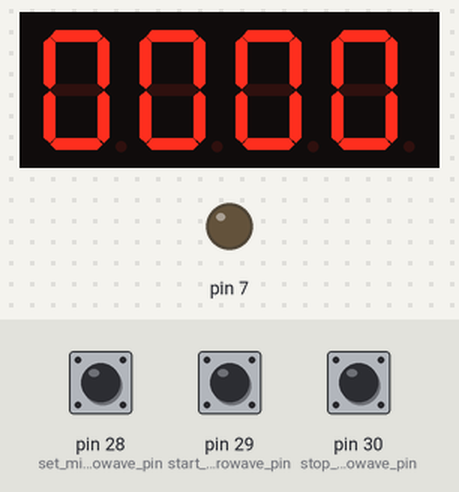
A sketch run on a simulated Arduino Mega 2560, built with avr-gcc and run on an emulated ATmega2560. Shown: 4-digit seven-segment display, output pins drawn as LEDs (lit = HIGH). Wiring (inferred from the names in the program): 4-digit 7-segment display, segments lit when LOW: segments pin 0, pin 1, pin 2, pin 3, pin 4, pin 5, pin 6; digit selects pin 24, pin 25, pin 26, pin 27. The test bench sets the inputs (shaded band); at power-on: pin 28 (set_microwave_pin) HIGH, pin 29 (start_microwave_pin) HIGH, pin 30 (stop_microwave_pin) HIGH. The segment pins are drawn as the display they are named for; pins used as bus, display or sensor lines are not drawn.

Above: at 1.2 s.
1.3 s: pin 28 (set_microwave_pin) pulled LOW for 0.15 s
At 2.3 s:
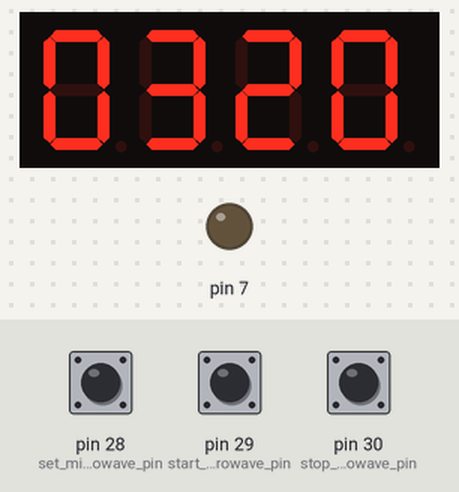
2.9 s: pin 29 (start_microwave_pin) pulled LOW for 0.15 s
At 4.9 s:
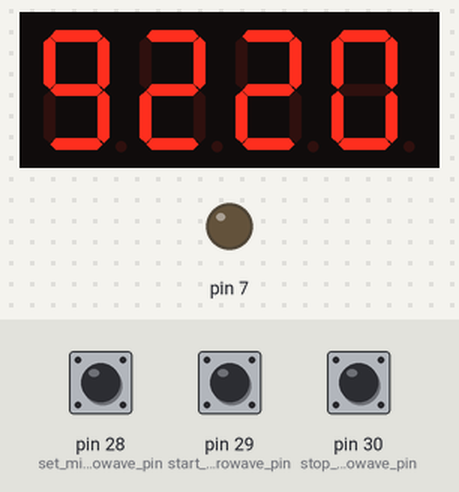
Timing chart, 0 to 6.4 s (numbered marks = the images above; inputs shaded):
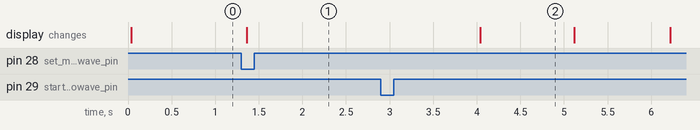

The sketch:

microwave.ino
```cpp
int a = 0;
int b = 1;
int c = 2;
int d = 3;
int e = 4;
int f = 5;
int g = 6;
int counter = 0;
int direct = 0;
int set_microwave_pin = 28;
int start_microwave_pin = 29;
int stop_microwave_pin = 30;
int microwave_status = 0;
int microwave_time = 0;
// the setup function runs once when you press reset or power the board
void setup() {
  // wybor cyfry
  pinMode(24,OUTPUT);
  pinMode(25,OUTPUT);
  pinMode(26,OUTPUT);
  pinMode(27,OUTPUT);
  //wybor segmentu
  pinMode(0, OUTPUT);
  pinMode(1, OUTPUT);
  pinMode(2, OUTPUT);
  pinMode(3, OUTPUT);
  pinMode(4, OUTPUT);
  pinMode(5, OUTPUT);
  pinMode(6, OUTPUT);
  pinMode(7, OUTPUT);
  //przycisk
  pinMode(28,INPUT_PULLUP);
  pinMode(29,INPUT_PULLUP);
  pinMode(30,INPUT_PULLUP);

}

// the loop function runs over and over again forever
void loop() {
  switch(microwave_status){
    case 0:
      set_time();
      run_microwave();
      intdisplay(microwave_time);
      break;
     case 1:
     int stop_status = 0;
       for(int i= 0; i < 230; i++){
         if(stop_microwave() == 1){
           stop_status = 1;
           microwave_time = 0;
           break;
         }
           intdisplay(microwave_time);
       }
       if(stop_status == 1){
         break;
       }
       microwave_time--;
       if(microwave_time == 0){
         microwave_status = 0;
       }
       break;
  }
}

void set_time(){
  int pressed = 0;
    if(button(1) == 1 && pressed == 0){
      microwave_time = 150;
      pressed = 1;
    }
    if(button(1) == 0 && pressed == 1){
      pressed = 0;
    }
}

void run_microwave(){
   int pressed = 0;
     if(button(2) == 1 && pressed == 0){
      microwave_status = 1;
      pressed = 1;
    }
    if(button(2) == 0 && pressed == 1){
      pressed = 0;
    }
}

int stop_microwave(){
     if(button(3) == 1){
      microwave_status = 0;
      return 1;
     }
     else{
       return 0;
     }
}

int button(int number){
 int button_type = 0;
  switch(number){
    case 1:
      button_type = set_microwave_pin;
      break;
    case 2:
      button_type = start_microwave_pin;
      break;
    case 3:
      button_type = stop_microwave_pin;
      break;

  }
  int pressed = 0;
  for(int i=0; i < 100; i++){
    if(digitalRead(button_type) == 0){
      pressed++;
    }
  }
  if(pressed == 100){
    return 1;
  }
  else{
    return 0;
  }
}

void intdisplay(int input){
    int minutes = input/60;
    int seconds = input % 60;

  int ones = seconds%10;
  int tens = (seconds/10)%10;
  int hundreds = minutes%10;
  int thousands = (minutes/10)%10;

  display(ones,1);
  delay(1);
  display(tens,2);
  delay(1);
  display(hundreds,3);
  delay(1);
  display(thousands,4);
  delay(1);
}


void one(){
  clean();
  digitalWrite(a, HIGH);
  digitalWrite(d, HIGH);
  digitalWrite(e, HIGH);
  digitalWrite(f, HIGH);
  digitalWrite(g, HIGH);
}
void two(){
  clean();
  digitalWrite(c, HIGH);
  digitalWrite(f, HIGH);
}
void three(){
  clean();
  digitalWrite(e, HIGH);
  digitalWrite(f, HIGH);
}
void four(){
  clean();
  digitalWrite(a, HIGH);
  digitalWrite(e, HIGH);
  digitalWrite(d, HIGH);
}
void five(){
  clean();
  digitalWrite(b, HIGH);
  digitalWrite(e, HIGH);
}
void six(){
  clean();
  digitalWrite(b, HIGH);
}
void seven(){
  clean();
  digitalWrite(d, HIGH);
  digitalWrite(e, HIGH);
  digitalWrite(f, HIGH);
  digitalWrite(g, HIGH);
}
void eight(){
  clean();
}
void nine(){
  clean();
  digitalWrite(e, HIGH);
}
void zero(){
  clean();
  digitalWrite(g, HIGH);
}


void clean(){
  digitalWrite(a, LOW);
  digitalWrite(b, LOW);
  digitalWrite(c, LOW);
  digitalWrite(d, LOW);
  digitalWrite(e, LOW);
  digitalWrite(f, LOW);
  digitalWrite(g, LOW);
}
void display(int i, int j){
  switch(j){
  case 1:
    digitalWrite(24,LOW);
    digitalWrite(25,HIGH);
    digitalWrite(26,HIGH);
    digitalWrite(27,HIGH);
    break;
  case 2:
    digitalWrite(24,HIGH);
    digitalWrite(25,LOW);
    digitalWrite(26,HIGH);
    digitalWrite(27,HIGH);
    break;
  case 3:
    digitalWrite(24,HIGH);
    digitalWrite(25,HIGH);
    digitalWrite(26,LOW);
    digitalWrite(27,HIGH);
    break;
  case 4:
    digitalWrite(24,HIGH);
    digitalWrite(25,HIGH);
    digitalWrite(26,HIGH);
    digitalWrite(27,LOW);
    break;

  }
  switch(i){
  case 1:
    one();
    break;
  case 2:
    two();
    break;
  case 3:
    three();
    break;
  case 4:
    four();
    break;
  case 5:
    five();
    break;
  case 6:
    six();
    break;
  case 7:
    seven();
    break;
  case 8:
    eight();
    break;
  case 9:
    nine();
    break;
  case 0:
    zero();
    break;
  }
}
```

Measured:
- after the input at 1.3 s, the display: changes after 0.06 s (image 1)
- after the input at 2.9 s, the display: changes after 1.1 s (image 2)
